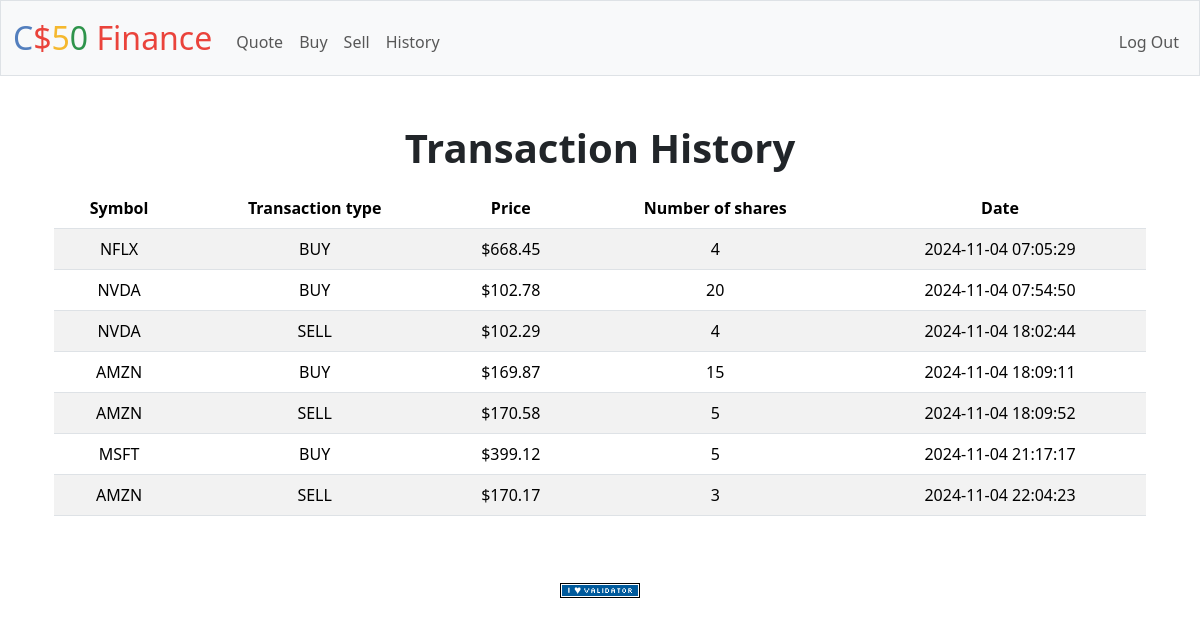
Screenshot of /history (signed in) with the database file from the repository.
### tables this page shows
CREATE TABLE transactions (
    id INTEGER PRIMARY KEY AUTOINCREMENT NOT NULL,
    user_id INTEGER NOT NULL,
    type TEXT NOT NULL,
    symbol TEXT NOT NULL,
    shares INTEGER NOT NULL,
    price NUMERIC NOT NULL,
    datetime DATETIME NOT NULL DEFAULT CURRENT_TIMESTAMP,
    FOREIGN KEY (user_id) REFERENCES users(id)
);

### app.py (the view)
@app.route("/history")
@login_required
def history():
    query = """
    SELECT * FROM transactions
    WHERE user_id = ?
    """
    rows = db.execute(query, session["user_id"])
    transaction_history = []
    for row in rows:
        transaction = {
            "symbol":   row["symbol"].upper(),
            "type":     row["type"].upper(),
            "price":    row["price"],
            "shares":   row["shares"],
            "datetime": row["datetime"]
        }
        transaction_history.append(transaction)
    return render_template("history.html", transaction_history=transaction_history)

### app.py (called while the page is built)
@app.after_request
def after_request(response):
    response.headers["Cache-Control"] = "no-cache, no-store, must-revalidate"
    response.headers["Expires"] = 0
    response.headers["Pragma"] = "no-cache"
    return response

### helpers.py (called while the page is built)
def login_required(f):
    @wraps(f)
    def decorated_function(*args, **kwargs):
        if session.get("user_id") is None:
            return redirect("/login")
        return f(*args, **kwargs)
    return decorated_function

def usd(value):
    return f"${value:,.2f}"

### templates/history.html (shortened to what this page needs)
{% extends "layout.html" %}
{% block main %}
    <div class="container">
        <h1 class="fw-bold mb-3">Transaction History</h1>
        <table class="table table-striped">
            <thead>
                <tr>
                    <th>Symbol</th>
                    <th>Transaction type</th>
                    <th>Price</th>
                    <th>Number of shares</th>
                    <th>Date</th>
                </tr>
            </thead>
            <tbody>
                {% for history in transaction_history %}
                    <tr>
                        <td>{{ history.symbol }}</td>
                        <td>{{ history.type }}</td>
                        <td>{{ history.price | usd }}</td>
                        <td>{{ history.shares }}</td>
                        <td>{{ history.datetime }}</td>
                    </tr>
                {% endfor %}
            </tbody>
        </table>
    </div>
{% endblock %}

### templates/layout.html (shortened to what this page needs)
<!DOCTYPE html>
<html lang="en">
    <head>
        <link href="https://cdn.jsdelivr.net/npm/bootstrap@5.3.3/dist/css/bootstrap.min.css" rel="stylesheet">
        <link href="/static/styles.css" rel="stylesheet">
    </head>
    <body>
        <nav class="bg-light border navbar navbar-expand-md navbar-light">
            <div class="container-fluid">
                <a class="navbar-brand" href="/"><span class="blue">C</span><span class="red">$</span><span class="yellow">5</span><span class="green">0</span> <span class="red">Finance</span></a>
                <div class="collapse navbar-collapse" id="navbar">
                    {% if session["user_id"] %}
                        <ul class="navbar-nav me-auto mt-2">
                            <li class="nav-item"><a class="nav-link" href="/quote">Quote</a></li>
                            <li class="nav-item"><a class="nav-link" href="/buy">Buy</a></li>
                            <li class="nav-item"><a class="nav-link" href="/sell">Sell</a></li>
                            <li class="nav-item"><a class="nav-link" href="/history">History</a></li>
                        </ul>
                        <ul class="navbar-nav ms-auto mt-2">
                            <li class="nav-item"><a class="nav-link" href="/logout">Log Out</a></li>
                        </ul>
                    {% else %}
                        <ul class="navbar-nav ms-auto mt-2">
                            <li class="nav-item"><a class="nav-link" href="/register">Register</a></li>
                            <li class="nav-item"><a class="nav-link" href="/login">Log In</a></li>
                        </ul>
                    {% endif %}
                </div>
            </div>
        </nav>
        <main class="container py-5 text-center">
            {% block main %}{% endblock %}
        </main>
        <footer class="mb-5">
            <form action="https://validator.w3.org/check" class="text-center" enctype="multipart/form-data" method="post" target="_blank">
                <input alt="Validate" src="/static/I_heart_validator.png" type="image">
            </form>
        </footer>
    </body>
</html>

### static/styles.css (style rules this page uses)
nav .navbar-brand { font-size: xx-large; }
nav .navbar-brand .blue { color: #537fbe; }
nav .navbar-brand .red { color: #ea433b; }
nav .navbar-brand .yellow { color: #f5b82e; }
nav .navbar-brand .green { color: #2e944b; }

### rows the page displays
transactions: symbol "NFLX", type "BUY", price "$668.45", shares "4", datetime "2024-11-04 07:05:29"
transactions: symbol "NVDA", type "BUY", price "$102.78", shares "20", datetime "2024-11-04 07:54:50"
transactions: symbol "NVDA", type "SELL", price "$102.29", shares "4", datetime "2024-11-04 18:02:44"
transactions: symbol "AMZN", type "BUY", price "$169.87", shares "15", datetime "2024-11-04 18:09:11"
transactions: symbol "AMZN", type "SELL", price "$170.58", shares "5", datetime "2024-11-04 18:09:52"
transactions: symbol "MSFT", type "BUY", price "$399.12", shares "5", datetime "2024-11-04 21:17:17"
transactions: symbol "AMZN", type "SELL", price "$170.17", shares "3", datetime "2024-11-04 22:04:23"
